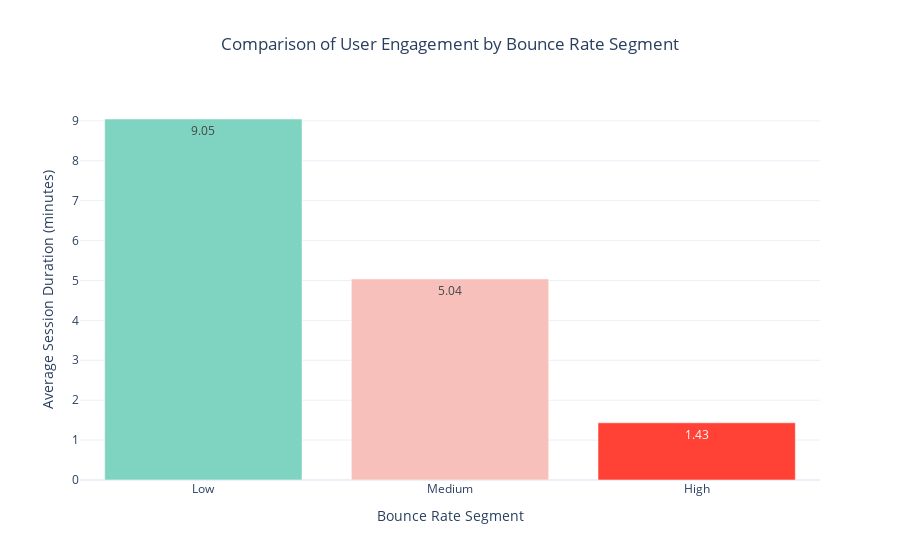

The code cell stored with this chart in its notebook:
### Code cell
segmentAvgDuration = data.groupby('Bounce Rate Segment')['Avg. Session Duration'].mean()
engagementFig = go.Figure(data=go.Bar(
    x=segmentAvgDuration.index,
    y=segmentAvgDuration,
    text=segmentAvgDuration.round(2),
    textposition='auto',
    marker=dict(color=['#7FD4C1', '#F7C0BB', '#FF4136'],
    )
))
engagementFig.update_layout(
    title='Comparison of User Engagement by Bounce Rate Segment',title_x=0.5,
    xaxis=dict(title='Bounce Rate Segment'),
    yaxis=dict(title='Average Session Duration (minutes)'),
)

engagementFig.show()

### Figure 1 — Plotly figure (JSON) as saved in the notebook; plotly's stock layout.template omitted (floating-point values rounded to 4 significant figures)
{"data": [{"marker": {"color": ["#7FD4C1", "#F7C0BB", "#FF4136"]}, "text": [9.05, 5.04, 1.43], "textposition": "auto", "type": "bar", "x": ["Low", "Medium", "High"], "y": [9.046, 5.039, 1.433]}], "layout": {"title": {"text": "Comparison of User Engagement by Bounce Rate Segment", "x": 0.5}, "xaxis": {"title": {"text": "Bounce Rate Segment"}}, "yaxis": {"title": {"text": "Average Session Duration (minutes)"}}}}
